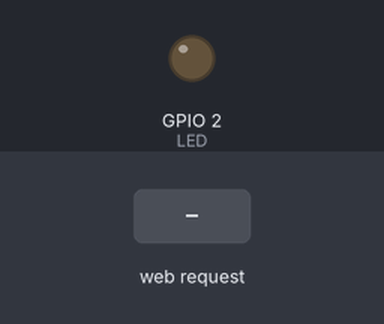
A sketch run on a simulated ESP8266 (NodeMCU). Parts: output pins drawn as LEDs (lit = HIGH). Inputs (shaded band) come from the test bench. WiFi joins after 1.5 s; servers stay silent unless stated; what the sketch prints to the serial monitor is not drawn.

Above: at 2.7 s.
2.8 s: HTTP request GET /LED=ON received
At 4.0 s:
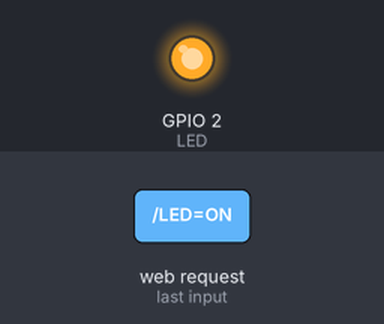
4.3 s: HTTP request GET /LED=OFF received
At 5.4 s:
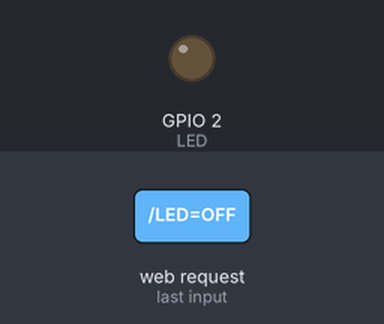
Timing chart, 0 to 7.3 s (numbered marks = the images above; inputs shaded):
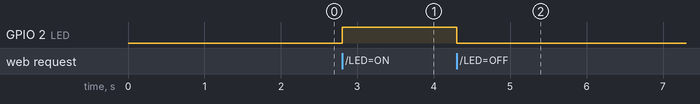

Measured:
- after the input at 2.8 s, GPIO 2 (LED): LOW → HIGH at once
- after the input at 4.3 s, GPIO 2 (LED): HIGH → LOW at once

The sketch:

Lab1.ino
```cpp
#include <ESP8266WiFi.h>
#include <ESP8266HTTPClient.h>
#include <WiFiClient.h>
#include <Arduino_JSON.h>


const char* ssid = "IIR_WiFi";    //  Your Wi-Fi Name

const char* password = "deeprobotics";   // Wi-Fi Password

int LED = 2;   // led connected to GPIO2 (D4)

WiFiServer server(80);

// the following variables are unsigned longs because the time, measured in
// milliseconds, will quickly become a bigger number than can be stored in an int.
unsigned long lastTime = 0;
// Timer set to 10 minutes (600000)
//unsigned long timerDelay = 600000;
// Set timer to 5 seconds (5000)
unsigned long timerDelay = 500;

String sensorReadings;
float sensorReadingsArr[3];


void setup()

{

  Serial.begin(115200); //Default Baudrate

  pinMode(LED, OUTPUT);

  digitalWrite(LED, LOW);


  Serial.print("Connecting to the Newtork");

  WiFi.begin(ssid, password);

  while (WiFi.status() != WL_CONNECTED)

  {

    delay(500);

    Serial.print(".");

  }

  Serial.println("WiFi connected");

  server.begin();  // Starts the Server

  Serial.println("Server started");


  Serial.print("IP Address of network: "); // will IP address on Serial Monitor

  Serial.println(WiFi.localIP());

  Serial.print("Copy and paste the following URL: http://"); // Will print IP address in URL format

  Serial.print(WiFi.localIP());

  Serial.println("/");

}


void loop()

{

  WiFiClient client = server.available();

  if (!client)

  {

    return;

  }

  Serial.println("Waiting for new client");

  while(!client.available())

  {

    delay(1);

  }


  String request = client.readStringUntil('\r');

  Serial.println(request);

  client.flush();


  int value = LOW;

  if(request.indexOf("/LED=ON") != -1)

  {

    digitalWrite(LED, HIGH); // Turn LED ON

    value = HIGH;

  }

  if(request.indexOf("/LED=OFF") != -1)

  {

    digitalWrite(LED, LOW); // Turn LED OFF

    value = LOW;

  }

//*------------------HTML Page Code---------------------*//


  client.println("HTTP/1.1 200 OK"); //

  client.println("Content-Type: text/html");

  client.println("");

  client.println("<!DOCTYPE HTML>");

  client.println("<html>");


  client.print(" CONTROL LED: ");


  if(value == HIGH)

  {

    client.print("ON");

  }

  else

  {

    client.print("OFF");

  }

  client.println("<br><br>");

  client.println("<a href=\"/LED=ON\"\"><button>ON</button></a>");

  client.println("<a href=\"/LED=OFF\"\"><button>OFF</button></a><br />");

  client.println("</html>");


  delay(1);

  Serial.println("Client disonnected");

  Serial.println("");
}
```
